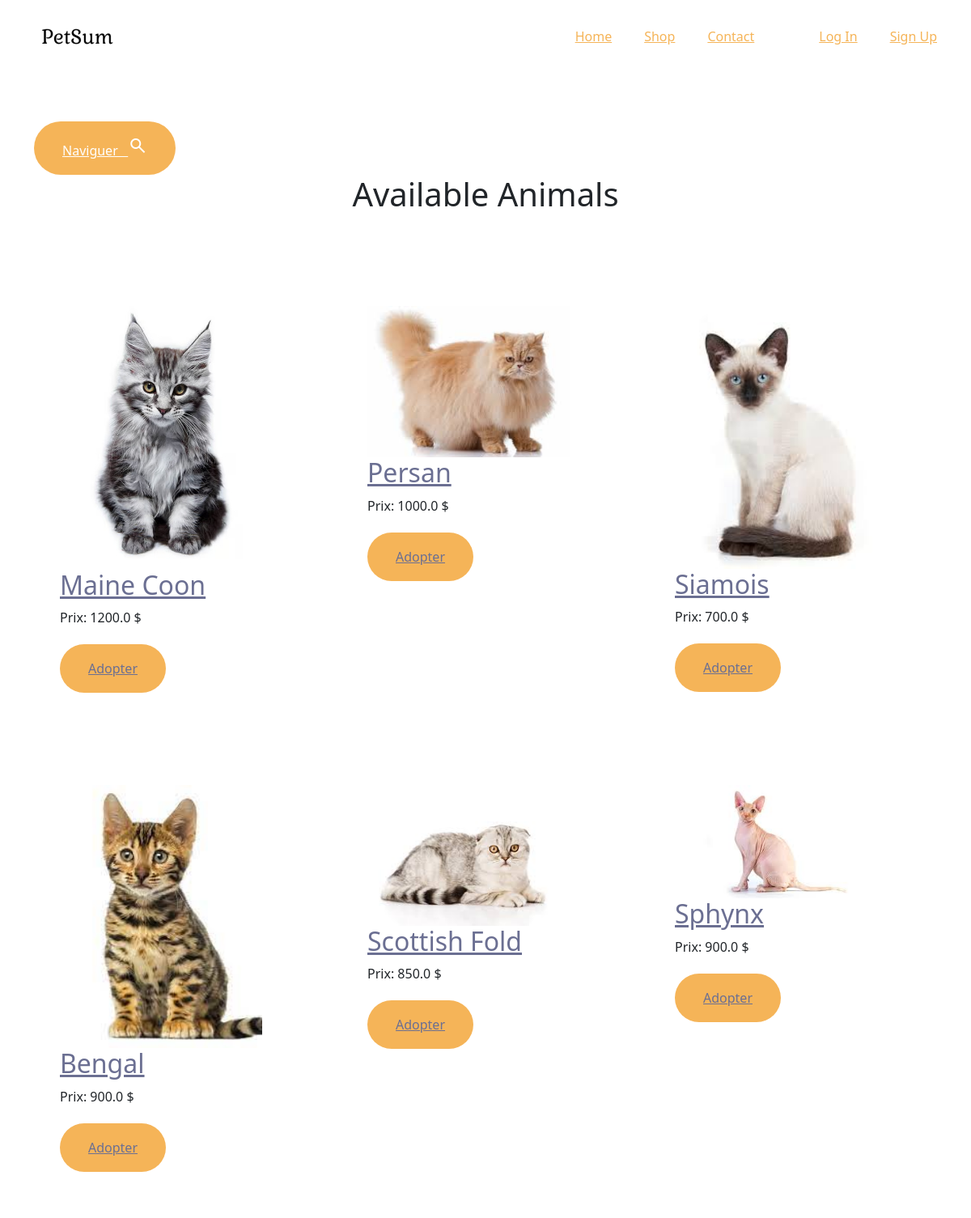
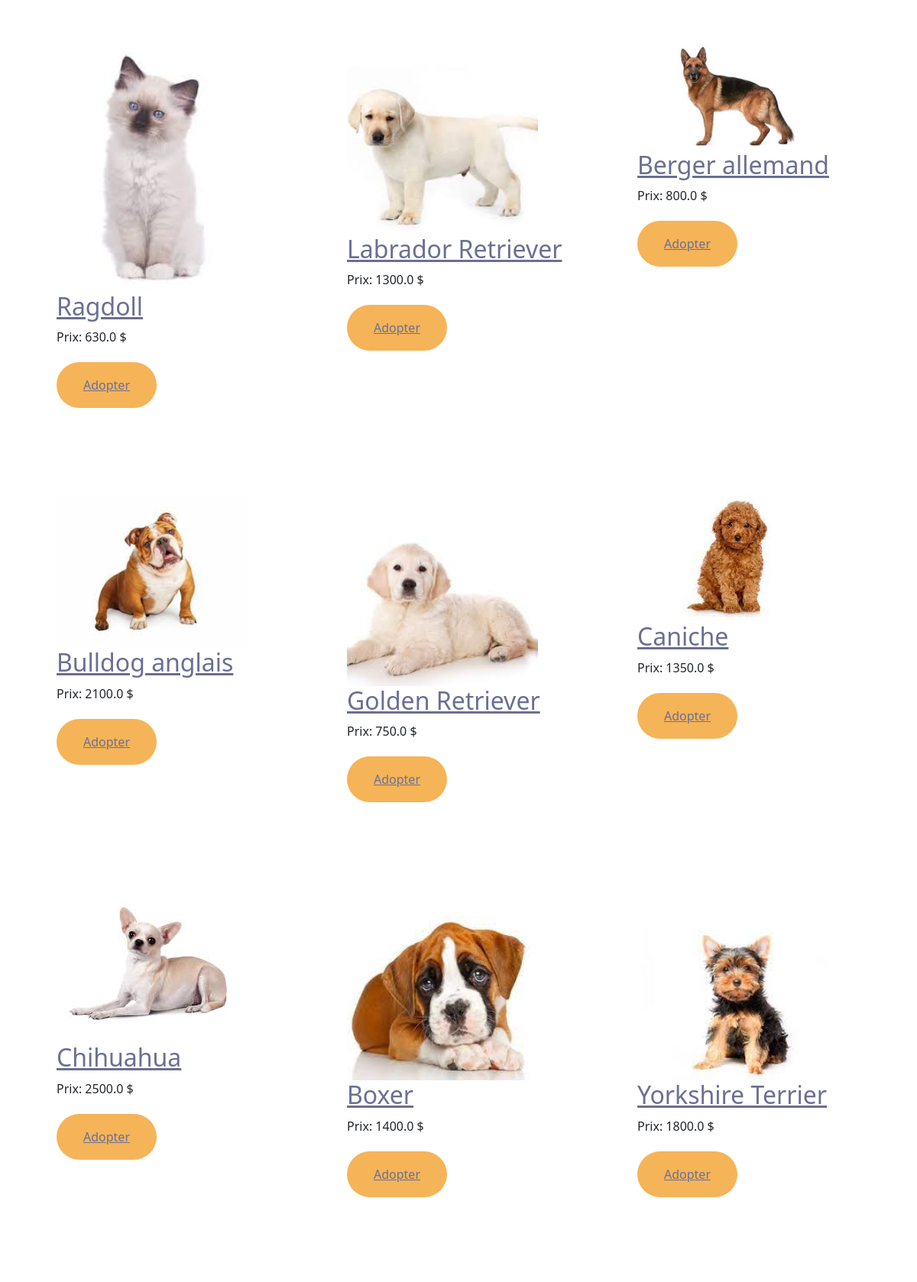
/store/ (upper part), run on the app's committed database (2 pictures, top to bottom).
### item/models.py (models this page shows, shortened)
class Item(models.Model):
    category = models.ForeignKey(Category, related_name='items', on_delete=models.CASCADE)
    name = models.CharField(max_length=255)
    description = models.TextField(blank = True, null=True)
    price = models.FloatField()
    image = models.ImageField(upload_to='item_images', blank=True, null=True)
    is_sold = models.BooleanField(default=False)
    created_by = models.ForeignKey(User, related_name='items',on_delete=models.CASCADE)

### store/views.py (the view)
# urls.py: path('', include('store.urls')),
def store(request):
    if request.user.is_authenticated:
        customer = request.user.customer
        order , created = Order.objects.get_or_create(customer=customer, complete=False)
        items = order.orderitem_set.all()
        cartItems = order.get_cart_items
    else:
        items = []
        order = {'get_cart_total':0 , 'get_cart_items':0}
        cartItems = order['get_cart_items']
    items = Item.objects.filter(is_sold=False).exclude(category_id=4)
    categories = Category.objects.all()
    context={'categories': categories, 'items': items, 'cartItems': cartItems}
    return render(request, 'store/store.html', context)

### store/Templates/store/store.html (shortened to what this page needs)
{% extends 'store/base.html' %}
{% block content %}
    <section class="service-section pt-150">
    <div class="container">
        <div class="hero-content">
                <a class="page-scroll main-btn btn-hover wow fadeInUp" href="../items">Naviguer&nbsp;&nbsp;&nbsp;<span class="material-symbols-outlined">search</span></a>
        <h1 class="section-title text-center mb-60 wow fadeInUp">Available Animals</h1>
        </div>
            <div class="row">
            {% for item in items %}
            <div class="col-xl-4 col-md-6 col-sm-12">
                <div class="single-service">
                    <div class="content">
                        <a>
                            <div class = "container">
                                <img src="{{ item.image.url }}" width="250"  height="auto">
                                <a href="{% url 'item:detail' item.id %}"><h2>{{ item.name }}</h2></a>
                                <p>Prix: {{ item.price }} $</p>
                                {% if request.user.is_authenticated %}
                                    <button data-item={{item.id}} data-action="add" class="main-btn btn-hover wow fadeInUp update-cart" data-wow-delay=".6s">Adopter</button>
                                {% else %}
                                    <a href="../login" class="main-btn btn-hover wow fadeInUp update-cart" data-wow-delay=".6s">Adopter</a>
                                {% endif %}
                            </div>
                        </a>
                    </div>
                </div>
            </div>
            {% endfor %}
        </div>
    </div>
</section>
{% endblock content %}

### static/css/main.css (style rules this page uses)
html { scroll-behavior: smooth; }
body { font-family: "Poppins", sans-serif; font-weight: normal; font-style: normal; color: #6B6F92; overflow-x: hidden; }
* { margin: 0; padding: 0; box-sizing: border-box; }
button, a { transition: all 0.3s ease-out 0s; }
a, a:focus, a:hover { text-decoration: none; }
i, span, a { display: inline-block; }
audio, canvas, iframe, img, svg, video { vertical-align: middle; }
h1, h2, h3, h4, h5, h6 { font-weight: 600; margin: 0px; color: #313450; }
h1 { font-size: 45px; }
h2 { font-size: 36px; }
p { font-size: 18px; font-weight: 400; line-height: 28px; margin: 0px; }
.main-btn { display: inline-block; font-weight: 500; text-align: center; white-space: nowrap; vertical-align: middle; user-select: none; padding: 18px 35px; font-size: 16px; border-radius: 50px; color: #fff; cursor: pointer; z-index: 5; transition: all .4s ease-in-out; border: none; background: #F5B458; overflow: hidden; }
.btn-hover { position: relative; overflow: hidden; }
.btn-hover::after { content: ''; position: absolute; width: 0%; height: 0%; border-radius: 50%; background: rgba(0, 0, 0, 0.05); top: 50%; left: 50%; padding: 50%; z-index: -1; transition: all 0.3s ease-out 0s; transform: translate3d(-50%, -50%, 0) scale(0); }
.mb-60 { margin-bottom: 60px; }
.pt-150 { padding-top: 150px; }
.service-section .single-service { margin-bottom: 30px; padding: 45px 30px; border-radius: 10px; background: #fff; transition: all 0.3s ease-out 0s; }
@media only screen and (min-width: 1200px) and (max-width: 1399px) { .service-section .single-service { padding: 30px 20px; } }
.service-section .single-service .content p { font-size: 16px; line-height: 26px; margin-bottom: 20px; }
.service-section .single-service .content a { color: #6B6F92; }

### data on the page
Item: image (picture), name "Maine Coon", price "1200.0", shows "Adopter"
Item: image (picture), name "Persan", price "1000.0", shows "Adopter"
Item: image (picture), name "Siamois", price "700.0", shows "Adopter"
Item: image (picture), name "Bengal", price "900.0", shows "Adopter"
Item: image (picture), name "Scottish Fold", price "850.0", shows "Adopter"
Item: image (picture), name "Sphynx", price "900.0", shows "Adopter"
Item: image (picture), name "Ragdoll", price "630.0", shows "Adopter"
Item: image (picture), name "Labrador Retriever", price "1300.0", shows "Adopter"
Item: image (picture), name "Berger allemand", price "800.0", shows "Adopter"
Item: image (picture), name "Bulldog anglais", price "2100.0", shows "Adopter"
Item: image (picture), name "Golden Retriever", price "750.0", shows "Adopter"
Item: image (picture), name "Caniche", price "1350.0", shows "Adopter"
Item: image (picture), name "Chihuahua", price "2500.0", shows "Adopter"
Item: image (picture), name "Boxer", price "1400.0", shows "Adopter"
Item: image (picture), name "Yorkshire Terrier", price "1800.0", shows "Adopter"
